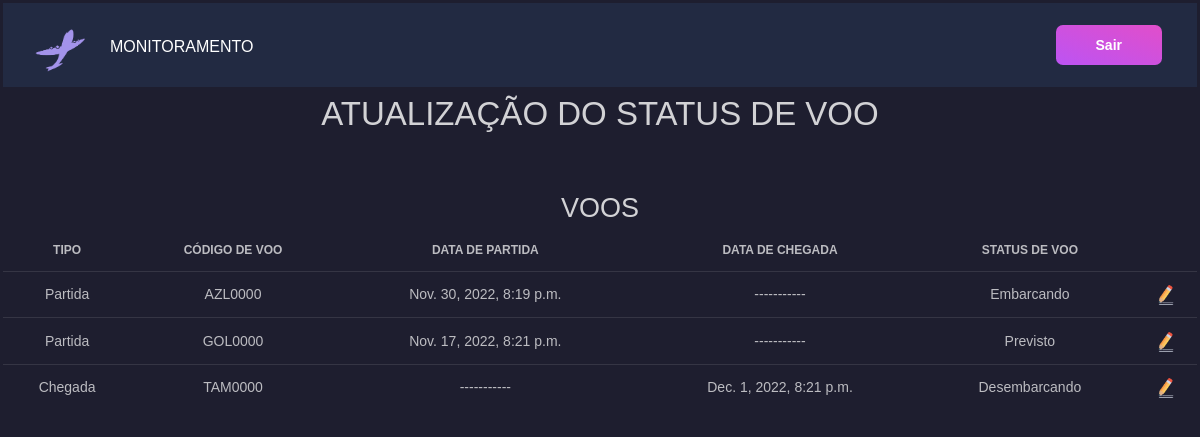
The app's page /update/, older data.
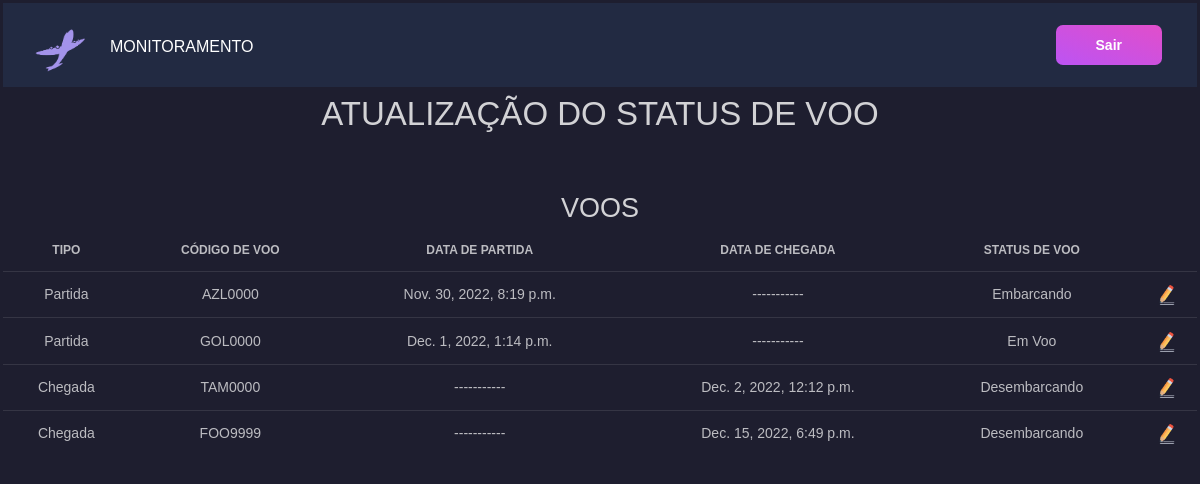
The same page, newer data.
### flight_management/models.py (models this page shows, shortened)
class Flight(models.Model):
    id = models.BigAutoField(primary_key=True)
    fk_flightstatus = models.ForeignKey(FlightStatus, on_delete=models.SET_NULL, blank=True, null=True)
    tx_code = models.CharField(max_length=8)
    dt_est_departure = models.DateTimeField(blank=True, null=True)
    dt_est_arrival = models.DateTimeField(blank=True, null=True)
    nm_origin = models.CharField(max_length=3, choices=AirportCodes.choices)
    nm_destination = models.CharField(max_length=3, choices=AirportCodes.choices)
    class Meta:
        db_table = 'flight'

class FlightStatus(models.Model):
    id = models.BigAutoField(primary_key=True)
    dt_departure = models.DateTimeField(blank=True, null=True)
    dt_arrival = models.DateTimeField(blank=True, null=True)
    nm_status = models.CharField(max_length=13, choices=Status.choices, default=Status.PREVISTO)
    dt_creation = models.DateTimeField(auto_now=True)
    dt_updated = models.DateTimeField(auto_now=True)
    dt_done = models.DateTimeField(blank=True, null=True)
    class Meta:
        db_table = 'flight_status'

### flight_management/views.py (the view)
# urls.py: path('update/', flightmanagementviews.flightupdateview),
def flightupdateview(request):
    all_flights = Flight.objects.all()
    all_status_flights = FlightStatus.objects.all()
    context = {'all_flights' : all_flights, 'all_status_flights' : all_status_flights}
    return render(request, "update.html", context)

### flight_management/template/update.html (shortened to what this page needs)
{% load static %}
<!DOCTYPE html>
<html lang="en">
<head>
    <link rel="stylesheet" href="{% static 'css/black-dashboard.min.css' %}">
</head>
<body>
    <nav class="navbar navbar-expand-lg navbar-dark bg-dark">
        <a class="navbar-brand mr-0 mr-md-2" href="../home" aria-label="Caqui">
            <img src="{% static 'img/caqui.png' %}" width="50 px">
        </a>
        <a class="navbar-brand" href="../home">Monitoramento</a>
        <div class="collapse navbar-collapse" id="navbarSupportedContent">
            <a href="/" class="btn btn-primary d-none d-lg-inline-block mb-3 mb-md-0 ml-md-3">Sair</a>
      </div>
    </nav>
    <h1> ATUALIZAÇÃO DO STATUS DE VOO </h1>
    <div class="row">
        <div class="col-md-12">
            <h2 class="text-center">VOOS</h2>
            <table class="table">
                <thead>
                    <tr>
                        <th>Tipo</th>
                        <th>Código de Voo</th>
                        <th>Data de Partida</th>
                        <th>Data de chegada</th>
                        <th>Status de Voo</th>
                        <th></th>
                    </tr>
                </thead>
                <tbody>
                        {% for flight in all_flights %}
                            <tr>
                                {% if flight.nm_destination == "GRU" %}
                                    <td>{{"Chegada"}}</td>
                                {% else %}
                                    <td>{{"Partida"}}</td>
                                {% endif %}
                                <td>{{flight.tx_code}}</td>
                                {% if flight.nm_destination == "GRU" %}
                                    <td>{{"-----------"}}</td>
                                {% else %}
                                    <td>{{flight.fk_flightstatus.dt_departure}}</td>
                                {% endif %}
                                {% if flight.nm_origin == "GRU" %}
                                <td>{{"-----------"}}</td>
                                {% else %}
                                    <td>{{flight.fk_flightstatus.dt_arrival}}</td>
                                {% endif %}
                                <td>{{flight.fk_flightstatus.nm_status}}</td>
                                <td>
                                    <a id="{{flight.tx_code}}{{'|'}}{{flight.fk_flightstatus.nm_status}}{{'|'}}{{flight.nm_destination}}" class="update-status" href="../update/edit" onclick="passCode(id)"> <img src="{% static 'img/edit.png' %}" height ="20" width="20"/>
                                </td>
                            </tr>
                        {% endfor %}
                </tbody>
            </table>
        </div>
    </div>
</body>
</html>

Row changes from the older to the newer data that the page shows:
changed through a linked row, Flight "GOL0000": fk_flightstatus.dt_departure "Nov. 17, 2022, 8:21 p.m." → "Dec. 1, 2022, 1:14 p.m."; fk_flightstatus.nm_status "Previsto" → "Em Voo"
changed through a linked row, Flight "TAM0000": fk_flightstatus.dt_arrival "Dec. 1, 2022, 8:21 p.m." → "Dec. 2, 2022, 12:12 p.m."
added Flight: value "Chegada", tx_code "FOO9999", value "-----------", fk_flightstatus.dt_arrival "Dec. 15, 2022, 6:49 p.m.", fk_flightstatus.nm_status "Desembarcando"
